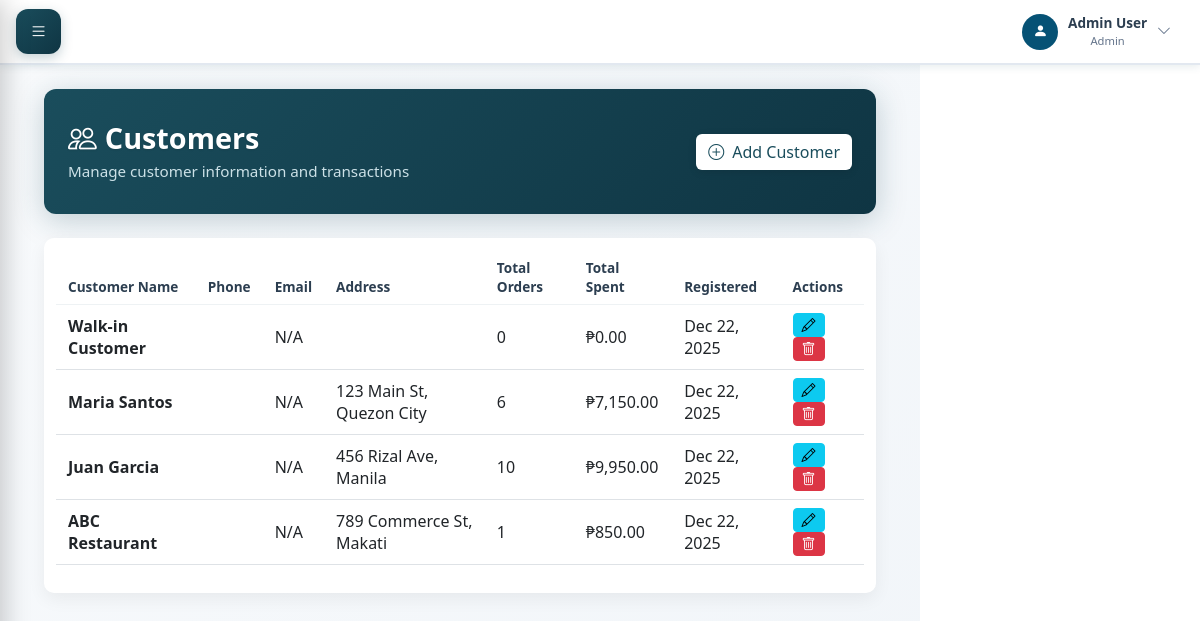
/staff/customers.php (signed in), run on the app's committed database.
### tables this page shows
CREATE TABLE `customers` (
  `customer_id` int(11) NOT NULL,
  `customer_name` varchar(100) NOT NULL,
  `contact` varchar(20) DEFAULT NULL,
  `address` text DEFAULT NULL,
  `customer_type` enum('regular','commercial') DEFAULT 'regular',
  `status` enum('active','inactive') DEFAULT 'active',
  `created_at` timestamp NOT NULL DEFAULT current_timestamp(),
  `updated_at` timestamp NOT NULL DEFAULT current_timestamp() ON UPDATE current_timestamp()
);

### staff/customers.php (the view, shortened to what this page needs)
<?php
require_once '../config/database.php';
$customers_sql = "SELECT c.*,
                  COUNT(DISTINCT s.sale_id) as total_orders,
                  IFNULL(SUM(s.total_amount), 0) as total_spent
                  FROM customers c
                  LEFT JOIN sales s ON c.customer_id = s.customer_id AND s.status = 'completed'
                  GROUP BY c.customer_id
                  ORDER BY c.created_at DESC";
$customers_result = mysqli_query($conn, $customers_sql);
include '../includes/header.php';
?>
<div class="main-content">
    <div class="container-fluid">
        <div class="dashboard-header">
            <div class="header-content">
                <h1><i class="bi bi-people me-2"></i>Customers</h1>
                <p>Manage customer information and transactions</p>
            </div>
            <div class="header-actions">
                <button class="btn btn-primary header-btn" data-bs-toggle="modal" data-bs-target="#customerModal">
                    <i class="bi bi-plus-circle me-2"></i>Add Customer
                </button>
            </div>
        </div>
        <div class="card">
            <div class="card-body">
                <div class="table-responsive">
                    <table class="table table-hover">
                        <thead>
                            <tr>
                                <th>Customer Name</th>
                                <th>Phone</th>
                                <th>Email</th>
                                <th>Address</th>
                                <th>Total Orders</th>
                                <th>Total Spent</th>
                                <th>Registered</th>
                                <th>Actions</th>
                            </tr>
                        </thead>
                        <tbody>
                            <?php while ($customer = mysqli_fetch_assoc($customers_result)): ?>
                                <tr>
                                    <td><strong><?php echo htmlspecialchars($customer['customer_name']); ?></strong></td>
                                    <td><?php echo htmlspecialchars($customer['phone'] ?? ''); ?></td>
                                    <td><?php echo htmlspecialchars($customer['email'] ?? 'N/A'); ?></td>
                                    <td><?php echo htmlspecialchars($customer['address']); ?></td>
                                    <td><?php echo $customer['total_orders']; ?></td>
                                    <td>₱<?php echo number_format($customer['total_spent'], 2); ?></td>
                                    <td><?php echo date('M d, Y', strtotime($customer['created_at'])); ?></td>
                                    <td>
                                        <button class="btn btn-sm btn-info" onclick='editCustomer(<?php echo json_encode($customer, JSON_HEX_APOS | JSON_HEX_QUOT); ?>)'>
                                            <i class="bi bi-pencil"></i>
                                        </button>
                                        <button type="button" class="btn btn-sm btn-danger" onclick="confirmDelete(<?php echo (int)$customer['customer_id']; ?>)">
                                            <i class="bi bi-trash"></i>
                                        </button>
                                    </td>
                                </tr>
                            <?php endwhile; ?>
                        </tbody>
                    </table>
                </div>
            </div>
        </div>
    </div>
</div>
<?php include '../includes/footer.php'; ?>

### includes/header.php (style rules this page uses)
:root { --primary-blue: #3498db; --primary-teal: #1a4d5c; --primary-teal-light: #216b7d; --primary-teal-dark: #0f3543; --accent-cyan: #22d3ee; --accent-green: #4ade80; --accent-red: #ef4444; --white: #ffffff; --light-bg: #f8fafc; --text-dark: #1e293b; --text-light: #64748b; --border-color: #e2e8f0; }

### includes/sidebar.php (style rules this page uses)
:root { --sidebar-primary: #1a4d5c; --sidebar-secondary: #0f3543; --sidebar-dark: #082a33; --sidebar-hover: #216b7d; --sidebar-active: #2a8fa0; --accent-cyan: #22d3ee; --accent-green: #4ade80; --accent-red: #ef4444; --text-primary: #ffffff; --text-secondary: #e2e8f0; --text-tertiary: #cbd5e1; --border-light: rgba(255, 255, 255, 0.1); --border-medium: rgba(255, 255, 255, 0.15); --transition-normal: 0.3s cubic-bezier(0.4, 0, 0.2, 1); --transition-smooth: 0.4s cubic-bezier(0.175, 0.885, 0.32, 1.275); --space-sm: 0.5rem; --space-md: 1rem; --space-lg: 1.5rem; --radius-sm: 8px; --radius-md: 12px; --radius-lg: 16px; --shadow-light: 0 2px 12px rgba(0, 0, 0, 0.3); --shadow-medium: 0 8px 25px rgba(0, 0, 0, 0.4); --shadow-heavy: 0 12px 35px rgba(0, 0, 0, 0.5); --gradient-sidebar: linear-gradient(160deg, var(--sidebar-primary), var(--sidebar-secondary)); --gradient-hover: linear-gradient(160deg, var(--sidebar-hover), var(--sidebar-primary)); }
* { margin: 0; padding: 0; box-sizing: border-box; }
body { font-family: 'Segoe UI', system-ui, -apple-system, sans-serif; overflow-x: hidden; }
.main-content { margin-left: 280px; padding: 1.75rem 2rem; min-height: 100vh; background: linear-gradient(135deg, #f8fafc 0%, #f1f5f9 100%); transition: margin-left 0.3s ease, padding 0.3s ease, opacity 0.3s ease, transform 0.3s ease; width: calc(100% - 280px); max-width: calc(100% - 280px); box-sizing: border-box; opacity: 1; transform: translateX(0); }
.main-content { animation: fadeInUp 0.5s ease-out; }
.main-content > * { animation: fadeInUp 0.6s ease-out; animation-fill-mode: both; }
.main-content > *:nth-child(2) { animation-delay: 0.2s; }
@media (max-width: 1200px) { .main-content { margin-left: 0 !important; width: 100% !important; padding: 1.5rem 2rem; } }

### staff/customers.php (style rules this page uses)
:root { --primary-blue:#065275;--primary-green:#00547a;--light-bg:#f8f9fa;--card-bg:#fff;--text-dark:#2c3e50;--muted:#7f8c8d }
.dashboard-header { background:linear-gradient(135deg,#1a4d5c 0%,#0f3543 100%);border-radius:12px;padding:2rem 1.5rem;margin-bottom:1.5rem;display:flex;justify-content:space-between;align-items:center;box-shadow:0 6px 30px rgba(26,77,92,0.25);color:#fff }
.header-content { flex:1 }
.header-content h1 { font-size:1.8rem;font-weight:700;margin:0 0 0.25rem 0;text-shadow:0 1px 2px rgba(0,0,0,0.1) }
.header-content p { font-size:0.95rem;margin:0;opacity:0.9;color:#e0f2f7 }
.header-actions { display:flex;gap:0.75rem;align-items:center }
.card { border-radius:10px;box-shadow:0 6px 18px rgba(0,0,0,0.06);border:0 }
.card-body { padding:0.75rem }
.table thead th { font-size:0.85rem;padding:0.5rem 0.75rem;color:var(--text-dark);border-bottom:1px solid #eef2f4 }
.table tbody td { padding:0.5rem 0.75rem;vertical-align:middle }
.btn-primary { background:var(--primary-blue);border-color:var(--primary-blue) }
.btn-primary.header-btn { background:#fff;color:#1a4d5c;border:none;box-shadow:0 2px 8px rgba(0,0,0,0.1) }

### data on the page
customers: customer_name "Walk-in Customer", email "N/A", total_orders "0", total_spent "0.00", created_at "Dec 22, 2025"
customers: customer_name "Maria Santos", email "N/A", address "123 Main St, Quezon City", total_orders "6", total_spent "7,150.00", created_at "Dec 22, 2025"
customers: customer_name "Juan Garcia", email "N/A", address "456 Rizal Ave, Manila", total_orders "10", total_spent "9,950.00", created_at "Dec 22, 2025"
customers: customer_name "ABC Restaurant", email "N/A", address "789 Commerce St, Makati", total_orders "1", total_spent "850.00", created_at "Dec 22, 2025"

### other printed values
substr($name, 0, 20) "Admin User"
$_SESSION['role_name'] "Admin"
